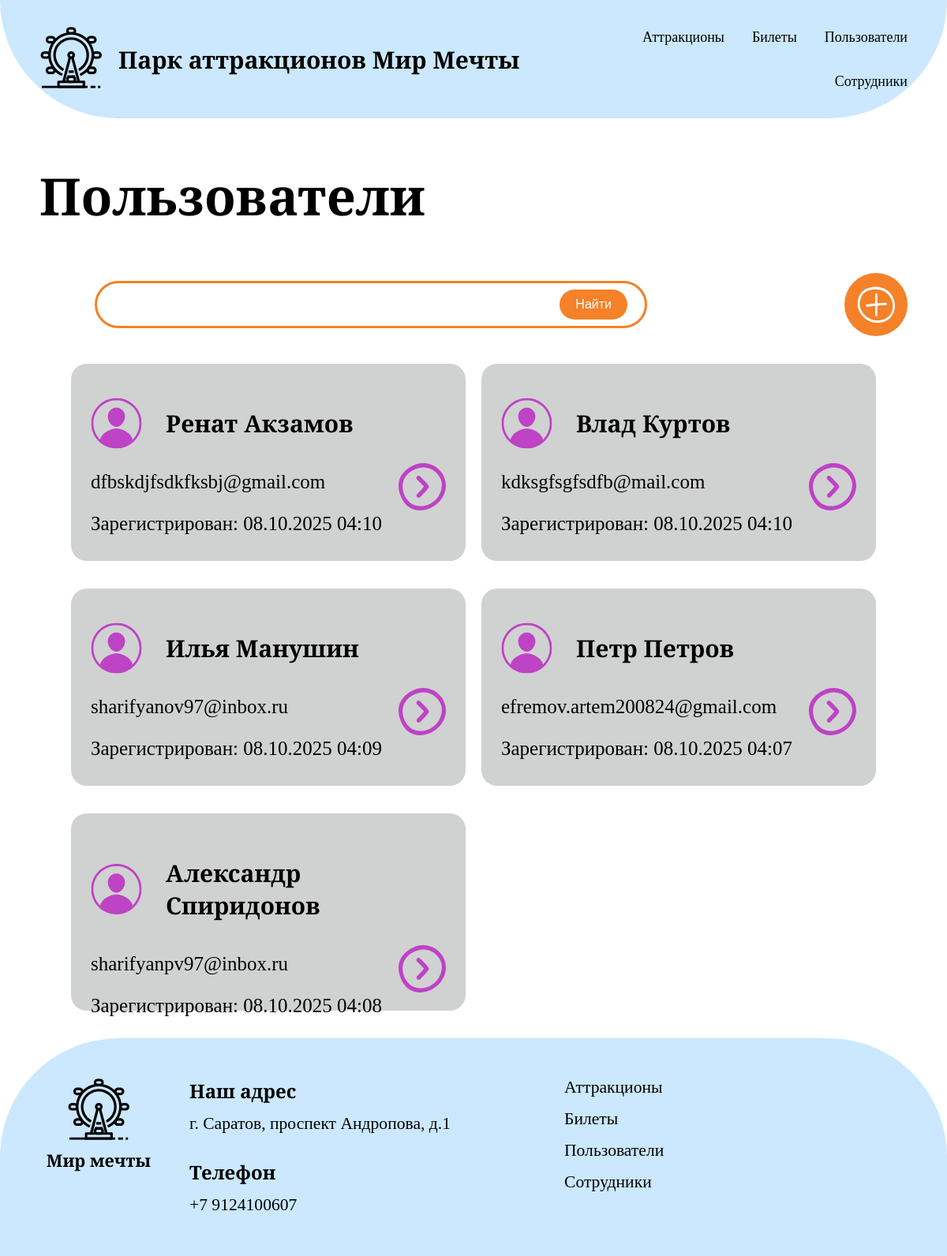
/users/, run on the app's committed database.
### first_app/models.py (models this page shows, shortened)
class Users(models.Model):
    name = models.CharField(verbose_name='Имя', max_length=20)
    surname = models.CharField('Фамилия', max_length=25)
    birth_date = models.DateField('Дата рождения')
    phone_number = models.CharField('Номер телефона', max_length=20)
    email = models.EmailField('e-mail', max_length=100, unique=True)
    password_hash = models.CharField('Пароль', max_length=255)
    created_at = models.DateTimeField('Дата и время регистрации')
    profile_picture = models.ImageField('Фотография профиля', upload_to='users_photos/', null=True, blank=True)
    class Meta:
        verbose_name = "Пользователь"
        verbose_name_plural = "Пользователи"
        ordering = ["surname", "name"]
        indexes = [
            models.Index(fields=["surname"])
        ]

### first_app/views.py (the view)
# urls.py: path('users/', users, name='users'),
def users(request):
    all_users = Users.objects.all().order_by('surname', 'name')
    return render(request, 'users.html', {'users_list': all_users})

### first_app/templates/users.html
{% extends "base.html" %}
{% load static %}
{%block main%}
<div class="container">
    <section class="page-search">
        <h1 class="page-title">Пользователи</h1>
        <form class="search" action="/search" method="get">
            <div class="search-container">
                <input class="search-input" type="text" name="query">
                <button type="submit" class="search-button">Найти</button>
            </div>
            <img src="{% static 'images/add.svg' %}" alt="добавить" class="add">
        </form>
    </section>
    <section class="users-menu">
        {% for user_obj in users_list %}
        <div class="user-card">
            <div class="user-header">
                {% if user_obj.profile_picture %}
                <img src="{{ user_obj.profile_picture.url }}" alt="фото профиля {{ user_obj.name }}" class="profile-img">
                {% else %}
                <img src="{% static 'images/profile.co.svg' %}" alt="фото профиля" class="profile-img">
                {% endif %}
                <h3 class="user-name">{{ user_obj.name }} {{ user_obj.surname }}</h3>
            </div>
            <div class="erl">
                <div class="user-info">
                    <p class="email">{{ user_obj.email }}</p>
                    <p class="regist">Зарегистрирован: {{ user_obj.created_at|date:"d.m.Y H:i" }}</p>
                </div>
                <img src="{% static 'images/podrobnee.svg' %}" alt="Подробнее" class="podrobnee">
            </div>
        </div>
        {% empty %}
        <p>Пользователи не найдены.</p>
        {% endfor %}
    </section>
</div>
{%endblock%}

### first_app/static/css/style.css (style rules this page uses)
* { box-sizing: border-box; }
.container { max-width: 95%; margin: 0 auto; padding: 0 20px; }
html, body { font-family: "Cormorant Infant", serif; margin: 0; padding: 0; }
body { display: flex; flex-direction: column; min-height: 100vh; }
.page-title { font-size: 65px; }
.search { display: flex; justify-content: space-between; align-items: center; margin-bottom: 30px; }
.search-container { position: relative; display: inline-block; width: 750px; }
.page-search { margin-bottom: 35px; }
.search-input { color: #F58128; margin: 0 10px 0 70px; padding: 10px 100px 10px 15px; height: 60px; width: 700px; font-size: 25px; border-radius: 50px; border: 3px solid #F58128; outline: none; padding-left: 10px; caret-color: #F58128; box-sizing: border-box; white-space: nowrap; overflow: hidden; text-overflow: ellipsis; }
.search-button { position: absolute; right: 5px; top: 50%; transform: translateY(-50%); background-color: #F58128; color: white; border: none; padding: 10px 20px; border-radius: 50px; cursor: pointer; font-size: 16px; z-index: 2; }
.add { height: 80px; width: 80px; }
.user-card { background-color: #D0D1D1; height: 250px; width: 500px; border-radius: 20px; padding: 25px; margin: 0px auto 35px auto; }
.user-header { display: flex; }
.profile-img { margin-right: 30px }
.user-name { font-size: 30px; }
.user-info { font-size: 25px; }
.erl { display: flex; justify-content: space-between; }
.podrobnee { height: 60px; width: 60px; }
.email { margin-top: 10px; }
.regist { margin-top: 10px; }
.users-menu { flex-wrap: wrap; gap: 0 20px; display: grid; grid-template-columns: repeat(auto-fill, 500px); gap: 0 20px; justify-content: center; align-items: flex-start; }

### data on the page
Users: name "Ренат", surname "Акзамов", email "dfbskdjfsdkfksbj@gmail.com", created_at "08.10.2025 04:10"
Users: name "Влад", surname "Куртов", email "kdksgfsgfsdfb@mail.com", created_at "08.10.2025 04:10"
Users: name "Илья", surname "Манушин", email "sharifyanov97@inbox.ru", created_at "08.10.2025 04:09"
Users: name "Петр", surname "Петров", email "efremov.artem200824@gmail.com", created_at "08.10.2025 04:07"
Users: name "Александр", surname "Спиридонов", email "sharifyanpv97@inbox.ru", created_at "08.10.2025 04:08"
